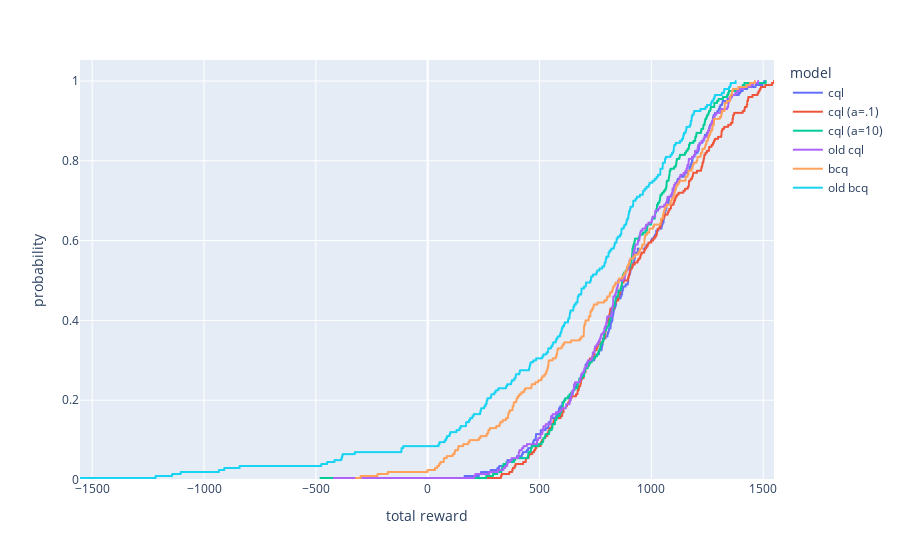

Notebook cell for this chart:
### Code cell
fig = px.ecdf(summary_df2, x="total reward", color="model")
fig.show()

### Figure 1 — Plotly figure (JSON) as saved in the notebook; plotly's stock layout.template omitted (floating-point values rounded to 4 significant figures; data arrays with more than 128 entries replaced by an {"elided": "..."} marker saying what was removed)
{"data": [{"hovertemplate": "model=cql<br>total reward=%{x}<br>probability=%{y}<extra></extra>", "legendgroup": "cql", "line": {"dash": "solid", "shape": "hv"}, "marker": {"color": "#636efa", "symbol": "circle"}, "mode": "lines", "name": "cql", "showlegend": true, "type": "scattergl", "x": {"elided": "200 float values"}, "xaxis": "x", "y": {"elided": "200 float values"}, "yaxis": "y"}, {"hovertemplate": "model=cql (a=.1)<br>total reward=%{x}<br>probability=%{y}<extra></extra>", "legendgroup": "cql (a=.1)", "line": {"dash": "solid", "shape": "hv"}, "marker": {"color": "#EF553B", "symbol": "circle"}, "mode": "lines", "name": "cql (a=.1)", "showlegend": true, "type": "scattergl", "x": {"elided": "200 float values"}, "xaxis": "x", "y": {"elided": "200 float values"}, "yaxis": "y"}, {"hovertemplate": "model=cql (a=10)<br>total reward=%{x}<br>probability=%{y}<extra></extra>", "legendgroup": "cql (a=10)", "line": {"dash": "solid", "shape": "hv"}, "marker": {"color": "#00cc96", "symbol": "circle"}, "mode": "lines", "name": "cql (a=10)", "showlegend": true, "type": "scattergl", "x": {"elided": "200 float values"}, "xaxis": "x", "y": {"elided": "200 float values"}, "yaxis": "y"}, {"hovertemplate": "model=old cql<br>total reward=%{x}<br>probability=%{y}<extra></extra>", "legendgroup": "old cql", "line": {"dash": "solid", "shape": "hv"}, "marker": {"color": "#ab63fa", "symbol": "circle"}, "mode": "lines", "name": "old cql", "showlegend": true, "type": "scattergl", "x": {"elided": "200 float values"}, "xaxis": "x", "y": {"elided": "200 float values"}, "yaxis": "y"}, {"hovertemplate": "model=bcq<br>total reward=%{x}<br>probability=%{y}<extra></extra>", "legendgroup": "bcq", "line": {"dash": "solid", "shape": "hv"}, "marker": {"color": "#FFA15A", "symbol": "circle"}, "mode": "lines", "name": "bcq", "showlegend": true, "type": "scattergl", "x": {"elided": "200 float values"}, "xaxis": "x", "y": {"elided": "200 float values"}, "yaxis": "y"}, {"hovertemplate": "model=old bcq<br>total reward=%{x}<br>probability=%{y}<extra></extra>", "legendgroup": "old bcq", "line": {"dash": "solid", "shape": "hv"}, "marker": {"color": "#19d3f3", "symbol": "circle"}, "mode": "lines", "name": "old bcq", "showlegend": true, "type": "scattergl", "x": {"elided": "200 float values"}, "xaxis": "x", "y": {"elided": "200 float values"}, "yaxis": "y"}], "layout": {"legend": {"title": {"text": "model"}, "tracegroupgap": 0}, "margin": {"t": 60}, "xaxis": {"anchor": "y", "domain": [0, 1], "title": {"text": "total reward"}}, "yaxis": {"anchor": "x", "domain": [0, 1], "rangemode": "tozero", "title": {"text": "probability"}}}}
